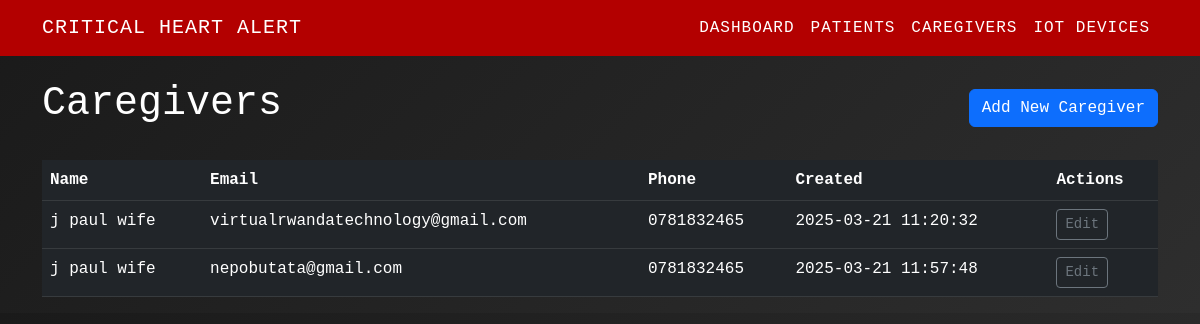
The app's page /caregivers with its own data.
### tables this page shows
CREATE TABLE caregivers (
        id INTEGER PRIMARY KEY AUTOINCREMENT,
        name TEXT NOT NULL,
        email TEXT NOT NULL UNIQUE,
        phone TEXT,
        created_at TEXT NOT NULL
    );

### app.py (the view)
@app.route("/caregivers", methods=["GET"])
def list_caregivers():
    caregivers = get_all_caregivers()
    return render_template("caregivers.html", caregivers=caregivers)

### app.py (called while the page is built)
def get_all_caregivers():
    conn = sqlite3.connect(DB_PATH)
    conn.row_factory = sqlite3.Row
    cursor = conn.cursor()
    cursor.execute('SELECT * FROM caregivers ORDER BY name')
    rows = cursor.fetchall()
    conn.close()
    result = []
    for row in rows:
        result.append(dict(row))
    return result

### templates/caregivers.html (shortened to what this page needs)
<!DOCTYPE html>
<html lang="en">
<head>
    <link href="https://cdn.jsdelivr.net/npm/bootstrap@5.3.0-alpha1/dist/css/bootstrap.min.css" rel="stylesheet">
</head>
<body>
    <nav class="navbar navbar-expand-lg">
        <div class="container">
            <a class="navbar-brand" href="/">Critical Heart Alert</a>
            <div class="collapse navbar-collapse" id="navbarNav">
                <ul class="navbar-nav ms-auto">
                    <li class="nav-item">
                        <a class="nav-link active" href="/">Dashboard</a>
                    </li>
                    <li class="nav-item">
                        <a class="nav-link" href="/patients">Patients</a>
                    </li>
                    <li class="nav-item">
                        <a class="nav-link" href="/caregivers">Caregivers</a>
                    </li>
                    <li class="nav-item">
                        <a class="nav-link" href="/devices">IoT Devices</a>
                    </li>
                </ul>
            </div>
        </div>
    </nav>
    <div class="container mt-4 text-red-500">
        <div class="d-flex justify-content-between align-items-center mb-4">
            <h1>Caregivers</h1>
            <a href="/caregivers/add" class="btn btn-primary">Add New Caregiver</a>
        </div>
        {% if caregivers %}
            <div class="table-responsive text-white">
                <table class="table table-dark table-hover">
                    <thead>
                        <tr class="text-white">
                            <th>Name</th>
                            <th>Email</th>
                            <th>Phone</th>
                            <th>Created</th>
                            <th>Actions</th>
                        </tr>
                    </thead>
                    <tbody class="text-white">
                        {% for caregiver in caregivers %}
                            <tr class="text-white">
                                <td>{{ caregiver.name }}</td>
                                <td>{{ caregiver.email }}</td>
                                <td>{{ caregiver.phone }}</td>
                                <td>{{ caregiver.created_at }}</td>
                                <td>
                                    <a href="/caregivers/{{ caregiver.id }}/edit" class="btn btn-sm btn-outline-secondary">Edit</a>
                                </td>
                            </tr>
                        {% endfor %}
                    </tbody>
                </table>
            </div>
        {% else %}
            <div class="alert alert-info">
                No caregivers found. Add a new caregiver to get started.
            </div>
        {% endif %}
    </div>
</body>
</html>

### templates/caregivers.html (style rules this page uses)
body { background: linear-gradient(135deg, #1a1a1a, #2e2e2e); color: #fff; font-family: 'Courier New', Courier, monospace; }
.navbar { background: #b30000 !important; }
.navbar-brand, .nav-link { color: #fff !important; text-transform: uppercase; letter-spacing: 1px; }

### records on screen
caregivers: name "j paul wife", email "virtualrwandatechnology@gmail.com", phone "0781832465", created_at "2025-03-21 11:20:32"
caregivers: name "j paul wife", email "nepobutata@gmail.com", phone "0781832465", created_at "2025-03-21 11:57:48"
